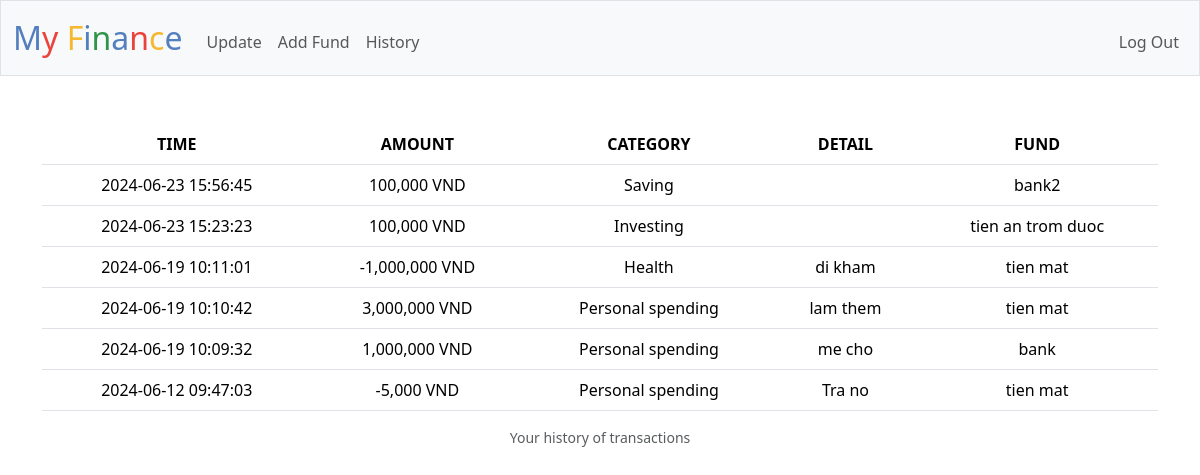
Screenshot of /history (signed in) with the database file from the repository.
### tables this page shows
CREATE TABLE purchases (id INTEGER PRIMARY KEY AUTOINCREMENT NOT NULL, ID_user INTEGER NOT NULL, amount NUMERIC NOT NULL, ID_ctg INTEGER NOT NULL, detail TEXT, ID_fund INTEGER NOT NULL, time TIMESTAMP DEFAULT CURRENT_TIMESTAMP);

CREATE TABLE categories (id INTEGER PRIMARY KEY AUTOINCREMENT NOT NULL, name TEXT NOT NULL);

CREATE TABLE funds (id INTEGER PRIMARY KEY AUTOINCREMENT NOT NULL, ID_user INTEGER NOT NULL, name TEXT NOT NULL, amount NUMERIC NOT NULL);

### app.py (the view)
@app.route("/history")
@login_required
def history():
    infos = db.execute(
        "SELECT time, purchases.amount AS amount, detail, funds.name AS fund_name, categories.name AS category FROM purchases JOIN funds on funds.id = purchases.ID_fund JOIN categories on categories.id = purchases.ID_ctg WHERE purchases.ID_user=? ORDER BY time DESC", session["user_id"])
    return render_template("history.html", infos=infos)

### app.py (called while the page is built)
@app.after_request
def after_request(response):
    response.headers["Cache-Control"] = "no-cache, no-store, must-revalidate"
    response.headers["Expires"] = 0
    response.headers["Pragma"] = "no-cache"
    return response

### helpers.py (called while the page is built)
def login_required(f):
    @wraps(f)
    def decorated_function(*args, **kwargs):
        if session.get("user_id") is None:
            return redirect("/login")
        return f(*args, **kwargs)
    return decorated_function

def vnd(value):
    return f"{value:,} VND"

### templates/history.html (shortened to what this page needs)
{% extends "layout.html" %}
{% block main %}
    <table class="table">
        <thead>
            <tr>
                <th scope="col">TIME</th>
                <th scope="col">AMOUNT</th>
                <th scope="col">CATEGORY</th>
                <th scope="col">DETAIL</th>
                <th scope="col">FUND</th>
            </tr>
        </thead>
        <tbody>
            {% for info in infos %}
                <tr>
                    <td> {{info.time}} </td>
                    <td> {{info.amount | vnd}} </td>
                    <td> {{info.category}} </td>
                    <td> {{info.detail}} </td>
                    <td> {{info.fund_name}} </td>
                </tr>
            {% endfor %}
        </tbody>
    </table>
    <div>
        <p class="mb-3 small text-center text-muted">
            Your history of transactions
        </p>
    </div>
{% endblock %}

### templates/layout.html (shortened to what this page needs)
<!DOCTYPE html>
<html lang="en">
    <head>
        <link href="https://cdn.jsdelivr.net/npm/bootstrap@5.3.3/dist/css/bootstrap.min.css" rel="stylesheet">
        <link href="/static/styles.css" rel="stylesheet">
    </head>
    <body>
        <nav class="bg-light border navbar navbar-expand-md navbar-light">
            <div class="container-fluid">
                <a class="navbar-brand" href="/"><span class="blue">M</span><span class="red">y <span class="yellow">F</span><span class="blue">i</span><span class="green">n</span><span class="blue">a</span><span class="red">n</span><span class="yellow">c</span><span class="blue">e</span></a>
                <div class="collapse navbar-collapse" id="navbar">
                    {% if session["user_id"] %}
                        <ul class="navbar-nav me-auto mt-2">
                            <li class="nav-item"><a class="nav-link" href="/update">Update</a></li>
                            <li class="nav-item"><a class="nav-link" href="/addfund">Add Fund</a></li>
                            <li class="nav-item"><a class="nav-link" href="/history">History</a></li>
                        </ul>
                        <ul class="navbar-nav ms-auto mt-2">
                            <li class="nav-item"><a class="nav-link" href="/logout">Log Out</a></li>
                        </ul>
                    {% else %}
                        <ul class="navbar-nav ms-auto mt-2">
                            <li class="nav-item"><a class="nav-link" href="/register">Register</a></li>
                            <li class="nav-item"><a class="nav-link" href="/login">Log In</a></li>
                        </ul>
                    {% endif %}
                </div>
            </div>
        </nav>
        <main class="container py-5 text-center">
            {% block main %}{% endblock %}
        </main>
    </body>
</html>

### static/styles.css (style rules this page uses)
nav .navbar-brand { font-size: xx-large; }
nav .navbar-brand .blue { color: #537fbe; }
nav .navbar-brand .red { color: #ea433b; }
nav .navbar-brand .yellow { color: #f5b82e; }
nav .navbar-brand .green { color: #2e944b; }

### rows the page displays
purchases: time "2024-06-23 15:56:45", amount|vnd "100,000 VND", category "Saving", fund_name "bank2"
purchases: time "2024-06-23 15:23:23", amount|vnd "100,000 VND", category "Investing", fund_name "tien an trom duoc"
purchases: time "2024-06-19 10:11:01", amount|vnd "-1,000,000 VND", category "Health", detail "di kham", fund_name "tien mat"
purchases: time "2024-06-19 10:10:42", amount|vnd "3,000,000 VND", category "Personal spending", detail "lam them", fund_name "tien mat"
purchases: time "2024-06-19 10:09:32", amount|vnd "1,000,000 VND", category "Personal spending", detail "me cho", fund_name "bank"
purchases: time "2024-06-12 09:47:03", amount|vnd "-5,000 VND", category "Personal spending", detail "Tra no", fund_name "tien mat"
